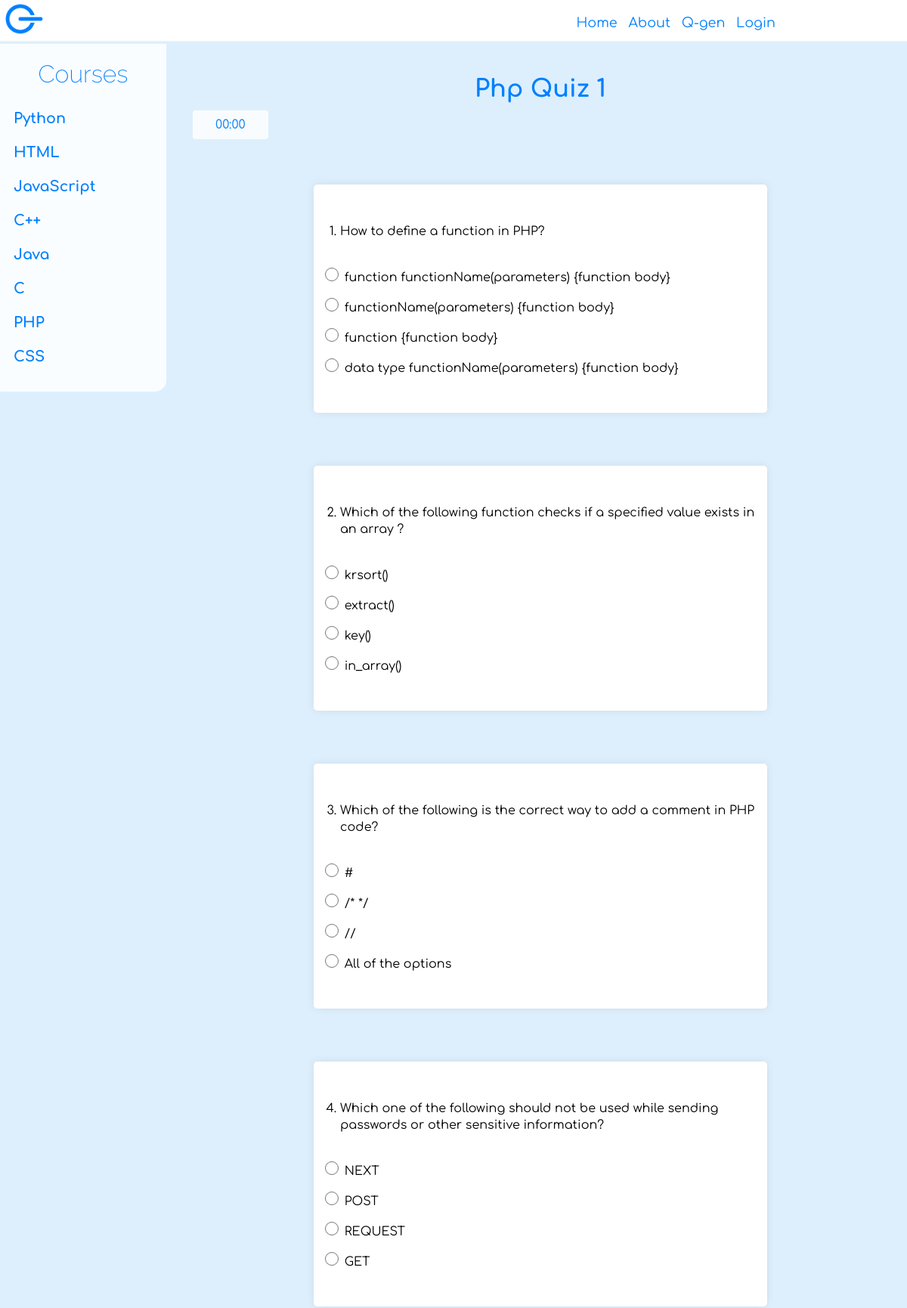
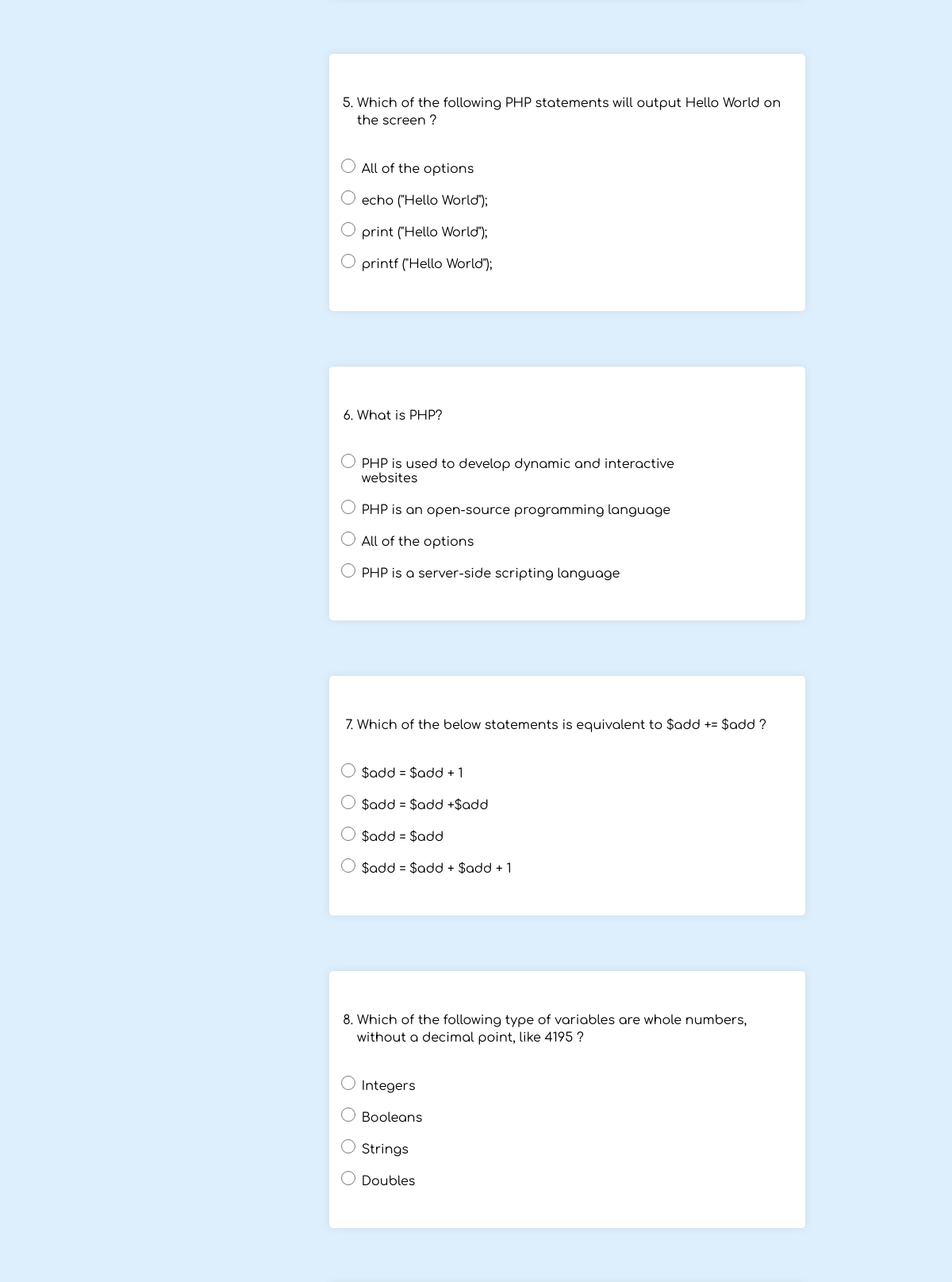
The page /php-quiz-1 (upper part) on the database its author committed (2 pictures, top to bottom).
### quizzitoapp/models.py (models this page shows, shortened)
class Questions_Database1(models.Model):
    researcher_name = models.CharField(max_length=120, verbose_name="Your Name", default="demiz", validators=[to_lowercase])
    course = models.CharField(max_length=100, validators=[to_lowercase])
    question = models.TextField(validators=[duplicateDetector])
    answer = models.TextField(validators=[opt1_validation])
    option1 = models.TextField(validators=[opt2_validation])
    option2 = models.TextField(validators=[opt3_validation])
    option3 = models.TextField(validators=[opt4_validation])
    difficulty = models.CharField(
        max_length=100,
        default='1',
        choices=(
            ('1', 'easy'),
            ('2', 'medium'),
            ('3', 'hard')
        )
    )

### quizzitoapp/views.py (the view)
# urls.py: path('<str:course_url_like>', quiz, name='quiz'),
def quiz(request, course_url_like, amount_of_questions=0, difficulty=None, quiz_header='', qgen_notice=''):
    courses = [i[0] for i in set(Q1.objects.values_list('course'))]
    ql_validator = quiz_link_validator(course_url_like)
    selected_course = course_url_like.split('-')
    quizdifficulty = 1 if not selected_course[-1].isnumeric() else int(selected_course[-1])
    difficulty = difficulty if difficulty else '1' if quizdifficulty < 5 else '2' if quizdifficulty < 9 else '3'
    amount_of_questions = amount_of_questions if amount_of_questions else 10 if difficulty == '1' else 20 if difficulty == '2' else 50
    quizlevel = ' '.join(selected_course[1:])
    course = selected_course[0]
    if (not ql_validator) or (len(selected_course) != 3) or (quizdifficulty > 10) or (selected_course[0] not in courses):
        return HttpResponse(loader.get_template('404.html').render({}, request))
    quiz_page_tem = loader.get_template('quiz.html')
    questions = Q1.objects.filter(course=course, difficulty=difficulty)
    questions = questions.all().order_by('?')[:amount_of_questions]
    questions_list = []; opt1 = []; opt2 = []; opt3 = []; opt4 = []
    answer = []
    for i in questions:
        questions_list.append(i.question)
        random_options = [i.option1, i.option2, i.option3, i.answer]
        answer.append(random_options[3])
        for x in range(5): shuffle(random_options)
        opt1.append(random_options[0])
        opt2.append(random_options[1])
        opt3.append(random_options[2])
        opt4.append(random_options[3])
    zipped = zip(range(amount_of_questions), questions_list, opt1, opt2, opt3, opt4, answer)
    zipped2 = zip(range(amount_of_questions), questions_list, opt1, opt2, opt3, opt4, answer)
    questions_taken = request.session.pop('questions_taken', []) # Means user has already taken or submitted a quiz
    selected_ans=request.session.pop('selected_ans', [])
    quizSubmit = request.session.pop('quizSubmit', '')
    timer_py = request.session.pop('timer_py', '00:00')
    user_score = request.session.get('user_score', 0)
    answered_qst_count = request.session.get('answered_qst_count', 0)
    attempted_qst_count = request.session.get('attempted_qst_count', 0)
    qgen_amount_of_questions = request.session.pop('qgen_amount_of_questions', 0)
    qgen_notice2 = request.session.pop('qgen_notice', '')
    qgen_difficulty = request.session.pop('qgen_difficulty', '')
    qgen_quiz_header = request.session.pop('qgen_header', '')
    quiz_header = qgen_quiz_header if qgen_quiz_header else quiz_header
    qgen_notice = qgen_notice if not qgen_notice2 else qgen_notice2
    context = dict(
        questions=questions_taken if questions_taken else zipped,
        selected_ans=selected_ans,
        course_category=course,
        course=course.upper() + ' ' + quizlevel if not quiz_header else quiz_header,
        course_url_like=course_url_like,
        amount_of_questions=qgen_amount_of_questions if qgen_amount_of_questions else amount_of_questions,
        difficulty=qgen_difficulty if qgen_difficulty else quizDifficulties[difficulty].capitalize(),
        qgen_notice=qgen_notice,
        quiz_submit=quizSubmit,
        timer_py=timer_py,
        user_score=user_score,
        answered_qst_count=answered_qst_count,
        attempted_qst_count=attempted_qst_count,
        incorrects=amount_of_questions-answered_qst_count,
    )
    request.session['user_questions'] = list(zipped2)
    return HttpResponse(quiz_page_tem.render(context, request))

### quizzitoapp/templatetags/demiztags.py (called while the page is built)
@register.filter(name='get_by_index')
def get_by_index(list, index):
    if list:
        return list[index]
    return None

@register.filter(name='indexLoop')
def indexLoop(list, index):
    if list:
        return list[index], True
    return None, False

@register.filter(name='options')
def options(selected_opt, lookup_opt):
    selected_opt, submitted = selected_opt
    if submitted:
        return selected_opt, lookup_opt, True
    return selected_opt, lookup_opt, False

@register.filter(name='colorOptions')
def colorOptions(options, answer):
    color = 'black'
    selected_opt, lookup_opt, submitted = options
    if submitted:
        if lookup_opt == answer:
            color = 'green'
    if selected_opt:
        if lookup_opt == selected_opt:
            if lookup_opt != answer:
                color = 'red'
    return color

@register.filter(name='checkQuizSubmit')
def checkQuizSubmit(questions_taken):
    if questions_taken:
        return True
    return False

@register.filter(name='loop')
def loop(start: int, stop: int=0):
    return range(start, stop) if stop else range(start)

@register.filter(name='make_a_list')
def make_a_list(values: str):
    values = values.split(',')
    return values

### quizzitoapp/vars_funcs.py (called while the page is built)
def quiz_link_validator(url):
    return True if search(r'[\w\W]+-quiz-[1-9]', url) else False

### quizzitoapp/templates/quiz.html (shortened to what this page needs)
{% extends 'master_template.html' %}
{% load static %}
{% load demiztags %}
    {% block body_attr %}id="body" onresize="screensizeDetector()"
    onload="timing(stopWatch); executeOnTrigger(quizSubmit, for_quizSubmit);"{% endblock %}
{% block CONTENT %}
    <h1 id='quiz-header'>{{ course|title }}</h1>
    <form class="questions-form" method="post" enctype="multipart/form-data" action='score/{{course_url_like}}'>
        <time id='timer' name="timer">{{timer_py}}</time>
        <ol>
        {% for count, q, opt1, opt2, opt3, opt4, ans in questions %}
            {% with optAColor=selected_ans|indexLoop:forloop.counter0|options:opt1|colorOptions:ans optBColor=selected_ans|indexLoop:forloop.counter0|options:opt2|colorOptions:ans optCColor=selected_ans|indexLoop:forloop.counter0|options:opt3|colorOptions:ans optDColor=selected_ans|indexLoop:forloop.counter0|options:opt4|colorOptions:ans selected_opt=selected_ans|get_by_index:forloop.counter0 %}
                <div class="question-tiles">
                    <li><pre>{{ q }}</pre></li><br>
                    <input
                    class="question-option" type="radio"
                    name="question{{ count|add:1 }}_ans" id="question{{ count|add:1 }}_optionA"
                    value="{{ opt1 }}" {% if selected_ans|checkQuizSubmit and opt1 == selected_opt %} checked {% endif %}>
                    <label
                    class="options" name="label{{ count|add:1 }}_ans" for="question{{ count|add:1 }}_optionA"
                    style="color:{{optAColor}};"><span class="option-value">{{ opt1 }}</span></label><br>
                    <input
                    class="question-option" type="radio"
                    name="question{{ count|add:1 }}_ans" id="question{{ count|add:1 }}_optionB"
                    value="{{ opt2 }}" {% if selected_ans|checkQuizSubmit and opt2 == selected_opt %} checked {% endif %}>
                    <label
                    class="options" name="label{{ count|add:1 }}_ans" for="question{{ count|add:1 }}_optionB"
                    style="color:{{optBColor}};"><span class="option-value">{{ opt2 }}</span></label><br>
                    <input
                    class="question-option" type="radio"
                    name="question{{ count|add:1 }}_ans" id="question{{ count|add:1 }}_optionC"
                    value="{{ opt3 }}" {% if selected_ans|checkQuizSubmit and opt3 == selected_opt %} checked {% endif %}>
                    <label
                    class="options" name="label{{ count|add:1 }}_ans" for="question{{ count|add:1 }}_optionC"
                    style="color:{{optCColor}};"><span class="option-value">{{ opt3 }}</span></label><br>
                    <input
                    class="question-option" type="radio"
                    name="question{{ count|add:1 }}_ans" id="question{{ count|add:1 }}_optionD"
                    value="{{ opt4 }}" {% if selected_ans|checkQuizSubmit and opt4 == selected_opt %} checked {% endif %}>
                    <label
                    class="options" name="label{{ count|add:1 }}_ans" for="question{{ count|add:1 }}_optionD"
                    style="color:{{optDColor}};"><span class="option-value">{{ opt4}}</span></label><br>
                </div>
            {% endwith %}
        {% endfor %}
        </ol>
    </form>
{% endblock %}

### quizzitoapp/templates/master_template.html (shortened to what this page needs)
<!DOCTYPE html>
{% load static %}
<html lang="en">
<head>
    <link rel="stylesheet" href="{% static 'font.css' %}" type="text/css">
    <link rel="stylesheet" href="{% static 'index.css' %}" type="text/css">
    <link rel="stylesheet" href="{% static 'pop_ups.css' %}" type="text/css">
    <link rel="stylesheet" href="{% static 'quiz.css' %}" type="text/css">
</head>
<body {% block body_attr %}{% endblock %}>
    {% include 'navigationbar.html' %}
    {% include 'sidemenu.html' %}
    <main id="main" {% block main_attr %}{% endblock %}>
        {% block CONTENT %}{% endblock %}
    </main>
</body>
</html>

### quizzitoapp/templates/navigationbar.html (shortened to what this page needs)
{% load static %}
<nav class="new-nav" id="main-nav">
    <div class="q-logo-box">
        <a href="./">
            <img src="{% static 'logos/quizzito_logo.png' %}" alt="Quizzito Logo">
        </a>
    </div>
    <div class="non-mobile-nav" id="non-mobile-nav">
        <a class="nav-links" href="./" title="Go to Home page">Home</a>
        <a class="nav-links" href="about" title="Go to About page">About</a>
        <a class="nav-links" href="qgen" title="Generate your own custom quiz with Q-gen">Q-gen</a>
        <span class="nav-links" title="This feature is not added yet" onclick="$displayManager(document.getElementById('login-popup'), new fade_args({elemID: 'login-popup', direction: 'middle', scale: 0.5, speed: 1, steps: 30})); $innerHTML('popupMsg', 'Sorry! This feature has not been added yet')">Login</span>
    </div>
</nav>

### quizzitoapp/templates/pop_ups.html (shortened to what this page needs)
{% load static %}

### quizzitoapp/templates/sidemenu.html (shortened to what this page needs)
{% load static %}
{% load demiztags %}
<div class="Side-menu" id="Side-menu" >
    <h1 id="side-menu-main-header">Courses</h1>
    {% with course_list="Python,HTML,JavaScript,C++,Java,C,PHP,CSS"|make_a_list %}
        {% for i in course_list %}
            <div class="sub-menu" onclick="showDropDown(this)">
                <span class="side-menu-headers">{{ i }}</span>
            </div>
        {% endfor %}
    {% endwith %}
</div>

### quizzitoapp/templates/footer.html (shortened to what this page needs)
{% load static %}

### quizzitoapp/static/index.css (style rules this page uses)
html { scroll-behavior: smooth; scrollbar-width: 1px; }
body { background-color: #ddeffd; font-family: Arial, Helvetica, sans-serif; }
main { margin-top: 100px; padding: 0 10px; }
nav img { height: 50px; }
.new-nav { position: fixed; top: 0; width: 100%; height: 55px; background-color: white; backdrop-filter: blur(5px); -webkit-backdrop-filter: blur(5px); border-bottom: 1px solid #bbbbbb2f; transition: 0.5s all linear; z-index: 20; }
.q-logo-box { float: left; padding: 0 7px; }
.non-mobile-nav { margin-right: 70px; text-align: right; height: 100%; overflow: hidden; }
.non-mobile-nav a, .non-mobile-nav span { display: inline-block; padding: 15px 5px; margin-top: 5px; text-decoration: none; color: #0080ff; font-size: 1.1em; }
.nav-links { cursor: pointer; transition: 0.2s all linear; }

### quizzitoapp/static/quiz.css (style rules this page uses)
* { box-sizing: border-box; font-family: Comfortaa, Arial, Helvetica, sans-serif; }
body { margin: 0; height: -webkit-fitcontent; height: -moz-fit-content; height: fit-content; }
#quiz-header { color: #0080ff; text-align: center; }
.questions-form { margin: 15px; height: -moz-fit-content; height: -webkit-fit-content; height: fit-content; }
.question-tiles { margin: auto; margin-top: 70px; background-color: rgb(255, 255, 255); max-width: 600px; min-width: 200px; padding: 35px 10px; border-radius: 5px; font-size: 1em; box-shadow: 0 0 10px 0 rgba(165, 165, 165, 0.24); }
.questions-form ol { padding: 0; }
.questions-form li { line-height: 0; margin-left: 25px; word-wrap: break-word; line-height: 22px !important; }
.questions-form pre { white-space: pre-wrap; }
.option-value { display: inline-flex; width: 80%; padding: 5px 0; word-break: break-word; margin-bottom: 10px; transition: 0.2s all linear; }
#timer { position: sticky; padding: 10px 30px; border-radius: 4px; top: 65px; color: #0080ff; background-color: rgba(255, 255, 255, 0.829); z-index: 8; }
#side-menu-main-header { text-align: center; color: #0080ff; font-family: Raleway, Arial, Helvetica, sans-serif; font-weight: lighter; }
.side-menu-headers, .hidden-menu-top-headers { display: block; padding: 7.5px 7px; font-weight: bold; font-size: 1.2em; border: 1px solid transparent; border-radius: 5px; transition: 0.3s all linear; }
.Side-menu { position: fixed; top: 58px; height: max-content; max-height: calc(100vh - 62px); width: 220px; padding-bottom: 20px; border-end-end-radius: 15px; background-color: rgba(255, 255, 255, 0.836); backdrop-filter: blur(5px); -webkit-backdrop-filter: blur(5px); font-family: Arial, Helvetica, sans-serif; text-align: left; z-index: 15; overflow: auto; cursor: pointer; transition: 0.5s all linear; }
.sub-menu { margin: 5px 10px; color: #0080ff; overflow: hidden; height: 40px; transition: 0.3s all linear; }
::placeholder { color: #001931; }
input[type=radio] { color: #0080ff; accent-color: #0080ff; width: 18px; height: 18px; }

### rows shown on the page
Questions_Database1: questions "How to define a function in PHP?", questions "function functionName(parameters) {function body}", questions "functionName(parameters) {function body}", questions "function {function body}", questions "data type functionName(parameters) {function body}"
Questions_Database1: questions "Which of the following function checks if a specified value exists in an array ?", questions "krsort()", questions "extract()", questions "key()", questions "in_array()"
Questions_Database1: questions "Which of the following is the correct way to add a comment in PHP code?", questions "/* */", questions "//", questions "All of the options"
Questions_Database1: questions "Which one of the following should not be used while sending passwords or other sensitive information?", questions "NEXT", questions "POST", questions "REQUEST", questions "GET"
Questions_Database1: questions "Which of the following PHP statements will output Hello World on the screen ?", questions "All of the options", questions "echo (\"Hello World\");", questions "print (\"Hello World\");", questions "printf (\"Hello World\");"
Questions_Database1: questions "What is PHP?", questions "PHP is used to develop dynamic and interactive websites", questions "PHP is an open-source programming language", questions "All of the options", questions "PHP is a server-side scripting language"
Questions_Database1: questions "Which of the below statements is equivalent to $add += $add ?", questions "$add = $add + 1", questions "$add = $add +$add", questions "$add = $add", questions "$add = $add + $add + 1"
Questions_Database1: questions "Which of the following type of variables are whole numbers, without a decimal point, like 4195 ?", questions "Integers", questions "Booleans", questions "Strings", questions "Doubles"

### other values the page prints
{{ i }} "Python" "HTML" "JavaScript" "C++" "Java" "C" "PHP" "CSS"
{{ course|title }} "Php Quiz 1"
{{ opt1 }} "#"
